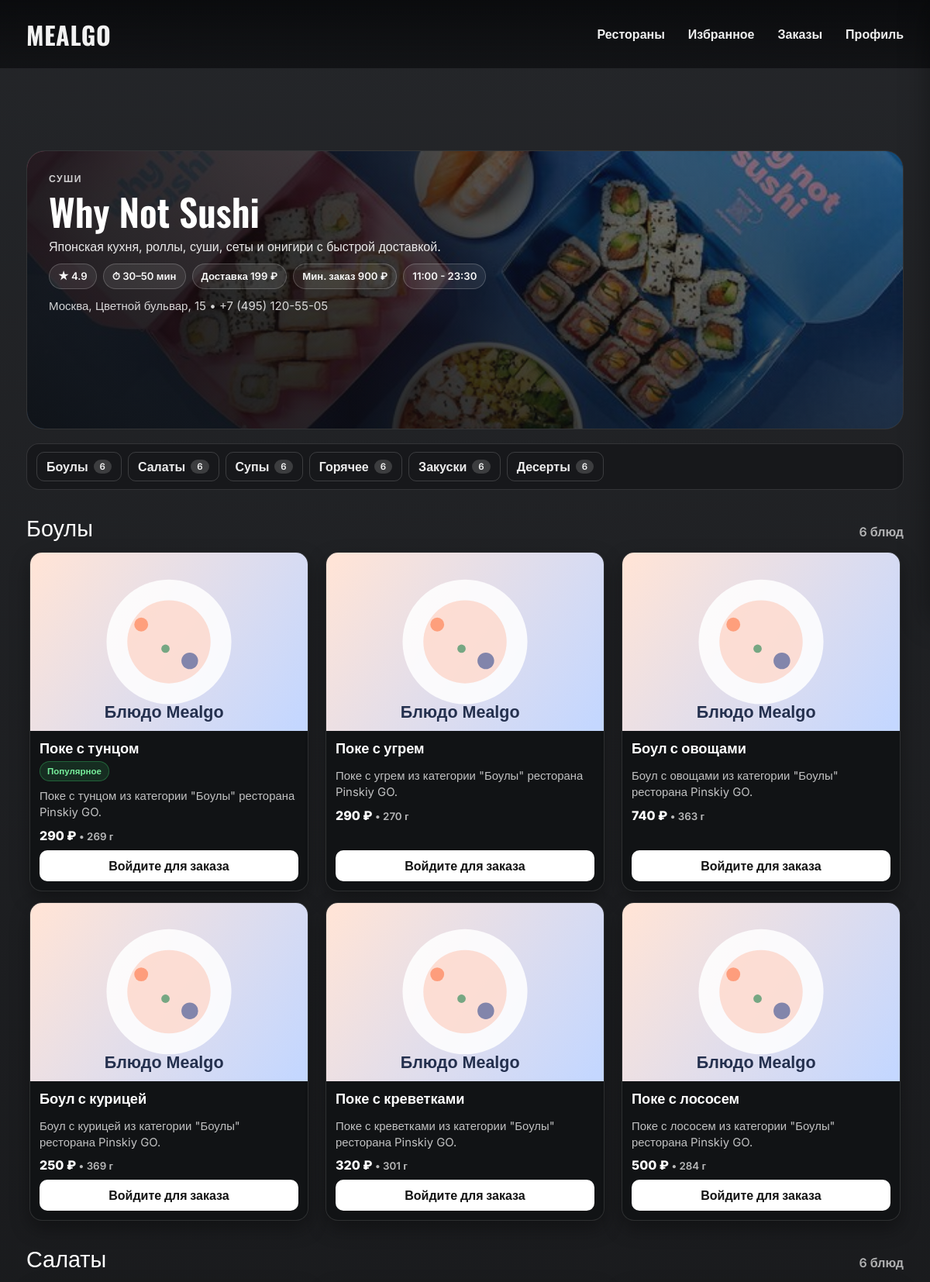
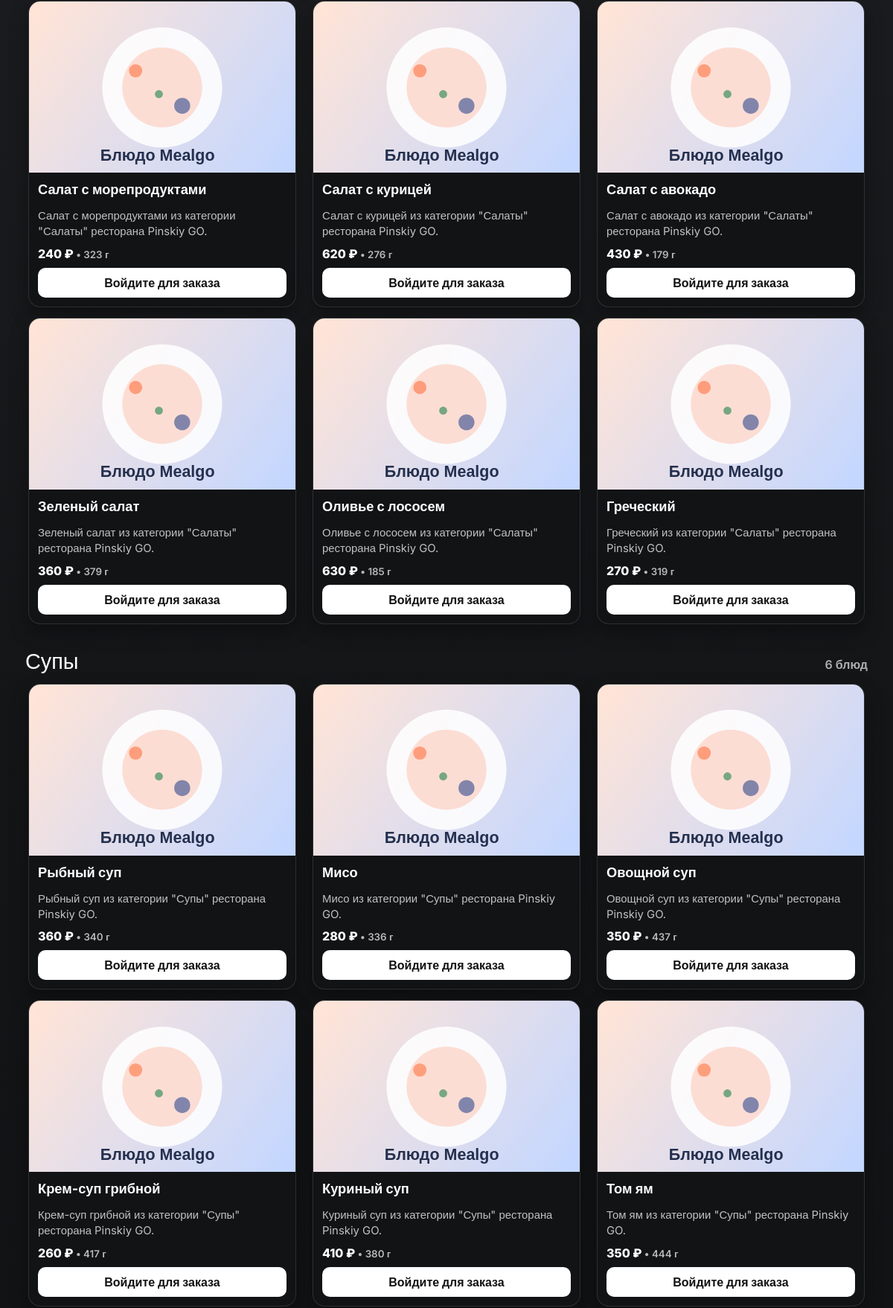
The app's page /public/restaurant.php?id=5 (upper part) with its own data (2 pictures, top to bottom).
### tables this page shows
CREATE TABLE `restaurants` (
  `id` bigint(20) UNSIGNED NOT NULL,
  `name` varchar(180) NOT NULL,
  `short_description` varchar(400) DEFAULT NULL,
  `logo_image` varchar(255) DEFAULT NULL,
  `banner_image` varchar(255) DEFAULT NULL,
  `address` varchar(255) DEFAULT NULL,
  `phone` varchar(30) DEFAULT NULL,
  `working_hours` varchar(120) DEFAULT NULL,
  `rating` decimal(3,2) NOT NULL DEFAULT 0.00,
  `delivery_fee` decimal(10,2) NOT NULL DEFAULT 0.00,
  `min_order_amount` decimal(10,2) NOT NULL DEFAULT 0.00,
  `delivery_time_min` smallint(5) UNSIGNED NOT NULL DEFAULT 30,
  `delivery_time_max` smallint(5) UNSIGNED NOT NULL DEFAULT 60,
  `is_active` tinyint(1) NOT NULL DEFAULT 1,
  `created_at` datetime NOT NULL,
  `updated_at` datetime NOT NULL
);

CREATE TABLE `menu_categories` (
  `id` bigint(20) UNSIGNED NOT NULL,
  `restaurant_id` bigint(20) UNSIGNED NOT NULL,
  `name` varchar(120) NOT NULL,
  `sort_order` int(11) NOT NULL DEFAULT 0,
  `is_active` tinyint(1) NOT NULL DEFAULT 1,
  `created_at` datetime NOT NULL,
  `updated_at` datetime NOT NULL
);

CREATE TABLE `menu_items` (
  `id` bigint(20) UNSIGNED NOT NULL,
  `restaurant_id` bigint(20) UNSIGNED NOT NULL,
  `category_id` bigint(20) UNSIGNED NOT NULL,
  `name` varchar(170) NOT NULL,
  `description` text DEFAULT NULL,
  `price` decimal(10,2) NOT NULL,
  `weight` varchar(60) DEFAULT NULL,
  `image` varchar(255) DEFAULT NULL,
  `is_available` tinyint(1) NOT NULL DEFAULT 1,
  `is_popular` tinyint(1) NOT NULL DEFAULT 0,
  `is_new` tinyint(1) NOT NULL DEFAULT 0,
  `created_at` datetime NOT NULL,
  `updated_at` datetime NOT NULL
);

### config/app.php (called while the page is built, shortened)
<?php
return [
    'app_name' => getenv('APP_NAME') ?: 'Mealgo',
    'app_url' => getenv('APP_URL') ?: '/diplomv2/public',
    'app_public_url' => getenv('APP_PUBLIC_URL') ?: 'http://localhost/diplomv2/public',
    'timezone' => getenv('APP_TIMEZONE') ?: 'Europe/Moscow',
    'session_name' => getenv('SESSION_NAME') ?: 'mealgo_session',
    'mail' => [
        'driver' => getenv('MAIL_DRIVER') ?: 'smtp',
        'from_email' => getenv('MAIL_FROM') ?: 'no-reply@mealgo.local',
        'from_name' => getenv('MAIL_FROM_NAME') ?: 'Mealgo',
        'smtp_host' => getenv('MAIL_HOST') ?: '127.0.0.1',
        'smtp_port' => (int) (getenv('MAIL_PORT') ?: 1025),
    ],
    'security' => [
        'login_attempts' => 5,
        'login_decay_seconds' => 600,
        'register_attempts' => 4,
        'register_decay_seconds' => 3600,
        'verification_attempts' => 6,
        'verification_decay_seconds' => 600,
        'password_reset_attempts' => 4,
        'password_reset_decay_seconds' => 1800,
    ],
    'maps' => [
        'provider' => getenv('MAP_PROVIDER') ?: 'dadata',
        'nominatim_url' => getenv('NOMINATIM_URL') ?: 'https://nominatim.openstreetmap.org/search',
        'dadata_suggest_url' => getenv('DADATA_SUGGEST_URL') ?: 'https://suggestions.dadata.ru/suggestions/api/4_1/rs/suggest/address',
        'dadata_api_key' => getenv('DADATA_API_KEY') ?: '76cb7a0cd7c96a33f60bd54eb12309d00ea32aac',
    ],
];

### includes/functions.php (called while the page is built, shortened)
<?php
function app_config(?string $key = null, mixed $default = null): mixed
{
    static $config = null;
    if ($config === null) {
        $config = require ROOT_PATH . '/config/app.php';
    }
    $segments = explode('.', $key);
    $value = $config;
    foreach ($segments as $segment) {
        $value = $value[$segment];
    }
    return $value;
}
function e(?string $value): string
{
    return htmlspecialchars((string) ($value ?? ''), ENT_QUOTES | ENT_SUBSTITUTE, 'UTF-8');
}
function base_url(string $path = ''): string
{
    $base = rtrim((string) app_config('app_url', ''), '/');
    $path = '/' . ltrim($path, '/');
    return $base . ($path === '/' ? '' : $path);
}

### includes/db.php (called while the page is built, shortened)
<?php
function db(): PDO
{
    static $pdo = null;
    if ($pdo instanceof PDO) {
        return $pdo;
    }
    $cfg = require ROOT_PATH . '/config/database.php';
    $dsn = sprintf(
        'mysql:host=%s;port=%d;dbname=%s;charset=%s',
        $cfg['host'],
        $cfg['port'],
        $cfg['name'],
        $cfg['charset']
    );
    $pdo = new PDO($dsn, $cfg['user'], $cfg['pass'], [
        PDO::ATTR_ERRMODE => PDO::ERRMODE_EXCEPTION,
        PDO::ATTR_DEFAULT_FETCH_MODE => PDO::FETCH_ASSOC,
        PDO::ATTR_EMULATE_PREPARES => false,
    ]);
    return $pdo;
}
function db_one(string $sql, array $params = []): ?array
{
    $stmt = db()->prepare($sql);
    $stmt->execute($params);
    $row = $stmt->fetch();
    return $row === false ? null : $row;
}
function db_all(string $sql, array $params = []): array
{
    $stmt = db()->prepare($sql);
    $stmt->execute($params);
    return $stmt->fetchAll();
}

### includes/repositories.php (called while the page is built, shortened)
<?php
function get_restaurant_by_id(int $id): ?array
{
    $restaurant = db_one(
        'SELECT r.*,
                GROUP_CONCAT(rc.name ORDER BY rc.name SEPARATOR ", ") AS category_names
         FROM restaurants r
         LEFT JOIN restaurant_category_links rcl ON rcl.restaurant_id = r.id
         LEFT JOIN restaurant_categories rc ON rc.id = rcl.category_id
         WHERE r.id = :id AND r.is_active = 1
         GROUP BY r.id',
        ['id' => $id]
    );
    $restaurant['menu_categories'] = db_all(
        'SELECT mc.id, mc.name, mc.sort_order
         FROM menu_categories mc
         WHERE mc.restaurant_id = :restaurant_id AND mc.is_active = 1
         ORDER BY mc.sort_order ASC, mc.id ASC',
        ['restaurant_id' => $id]
    );
    $restaurant['menu_items'] = db_all(
        'SELECT mi.*
         FROM menu_items mi
         JOIN menu_categories mc ON mc.id = mi.category_id
         WHERE mi.restaurant_id = :restaurant_id
           AND mi.is_available = 1
           AND mc.is_active = 1
         ORDER BY mc.sort_order ASC, mi.is_popular DESC, mi.id DESC',
        ['restaurant_id' => $id]
    );
    $restaurant['reviews'] = db_all(
        'SELECT rv.rating, rv.comment, rv.created_at, u.name AS user_name
         FROM reviews rv
         JOIN users u ON u.id = rv.user_id
         WHERE rv.restaurant_id = :restaurant_id AND rv.is_approved = 1
         ORDER BY rv.created_at DESC
         LIMIT 8',
        ['restaurant_id' => $id]
    );
    return $restaurant;
}

### includes/auth.php (called while the page is built, shortened)
<?php
function current_user(): ?array
{
    $userId = $_SESSION['user_id'] ?? null;
    if (!$userId) {
        $cached = null;
        return $cached;
    }
    $user = db_one(
        'SELECT id, name, email, phone, role, email_verified_at, is_active, created_at
         FROM users WHERE id = :id LIMIT 1',
        ['id' => $userId]
    );
    return $cached = $user;
}
function auth_check(): bool
{
    return current_user() !== null;
}

### public/restaurant.php (the view, shortened to what this page needs)
<?php
$restaurantId = (int) ($_GET['id'] ?? 0);
$restaurant = $restaurantId > 0 ? get_restaurant_by_id($restaurantId) : null;
$pageClass = 'page-restaurant-brutal';
$byCategory = [];
foreach ($restaurant['menu_items'] as $item) {
    $byCategory[(int) $item['category_id']][] = $item;
}
require ROOT_PATH . '/templates/header.php';
?>
<section class="container restaurant-page">
    <article class="restaurant-hero-dark">
        <img class="restaurant-hero-dark__banner" src="<?= e(base_url($restaurant['banner_image'] ?: '/uploads/restaurants/placeholder.svg')) ?>" alt="<?= e($restaurant['name']) ?>">
        <div class="restaurant-hero-dark__overlay"></div>
        <div class="restaurant-hero-dark__content">
            <p class="restaurant-hero-dark__kicker"><?= e((string) $restaurant['category_names']) ?></p>
            <h1><?= e($restaurant['name']) ?></h1>
            <p class="restaurant-hero-dark__description"><?= e((string) $restaurant['short_description']) ?></p>
            <div class="restaurant-hero-dark__meta">
                <span>★ <?= e(number_format((float) $restaurant['rating'], 1)) ?></span>
                <span>⏱ <?= (int) $restaurant['delivery_time_min'] ?>–<?= (int) $restaurant['delivery_time_max'] ?> мин</span>
                <span>Доставка <?= number_format((float) $restaurant['delivery_fee'], 0, '.', ' ') ?> ₽</span>
                <span>Мин. заказ <?= number_format((float) $restaurant['min_order_amount'], 0, '.', ' ') ?> ₽</span>
                <span><?= e((string) $restaurant['working_hours']) ?></span>
            </div>
            <p class="restaurant-hero-dark__contact"><?= e((string) $restaurant['address']) ?> • <?= e((string) $restaurant['phone']) ?></p>
        </div>
    </article>
    <nav class="restaurant-category-tabs" aria-label="Категории меню">
        <?php foreach ($restaurant['menu_categories'] as $category): ?>
            <?php $itemCount = count($byCategory[(int) $category['id']] ?? []); ?>
            <a href="#cat-<?= (int) $category['id'] ?>">
                <?= e((string) $category['name']) ?>
                <small><?= $itemCount ?></small>
            </a>
        <?php endforeach; ?>
    </nav>
    <?php foreach ($restaurant['menu_categories'] as $category): ?>
        <?php $items = $byCategory[(int) $category['id']] ?? []; ?>
        <section class="restaurant-menu-section" id="cat-<?= (int) $category['id'] ?>">
            <header class="restaurant-menu-section__head">
                <h2><?= e((string) $category['name']) ?></h2>
                <p><?= count($items) ?> блюд</p>
            </header>
            <?php if (!$items): ?>
                <div class="empty-state restaurants-empty">В этой категории пока нет блюд.</div>
            <?php else: ?>
                <div class="restaurant-menu-grid">
                    <?php foreach ($items as $item): ?>
                        <article class="restaurant-dish-card">
                            <img src="<?= e(base_url($item['image'] ?: '/uploads/menu/placeholder.svg')) ?>" alt="<?= e((string) $item['name']) ?>">
                            <div class="restaurant-dish-card__body">
                                <div class="restaurant-dish-card__top">
                                    <h3><?= e((string) $item['name']) ?></h3>
                                    <div class="restaurant-dish-card__badges">
                                        <?php if ((int) $item['is_popular'] === 1): ?><span>Популярное</span><?php endif; ?>
                                    </div>
                                </div>
                                <p class="restaurant-dish-card__description"><?= e((string) $item['description']) ?></p>
                                <p class="restaurant-dish-card__price"><?= number_format((float) $item['price'], 0, '.', ' ') ?> ₽ <small>• <?= e((string) $item['weight']) ?></small></p>
                                <?php if (!auth_check()): ?>
                                    <a class="restaurant-dish-card__login" href="<?= e(base_url('/login.php')) ?>">Войдите для заказа</a>
                                <?php endif; ?>
                            </div>
                        </article>
                    <?php endforeach; ?>
                </div>
            <?php endif; ?>
        </section>
    <?php endforeach; ?>
</section>
<?php require ROOT_PATH . '/templates/footer.php'; ?>

### templates/header.php (shortened to what this page needs)
<?php
$pageClass = $pageClass ?? '';
$pageClassList = preg_split('/\s+/', trim($pageClass)) ?: [];
$isHome = (bool) array_intersect(
    $pageClassList,
    ['page-home-brutal', 'page-restaurants-brutal', 'page-restaurant-brutal', 'page-auth-brutal', 'page-profile-brutal', 'page-cart-brutal', 'page-admin-brutal'],
);
$styleVersion = (string) @filemtime(ROOT_PATH . '/public/assets/css/style.css');
?>
<!doctype html>
<html lang="ru">
<head>
    <link rel="stylesheet" href="<?= e(base_url('/assets/css/style.css?v=' . $styleVersion)) ?>">
</head>
<body class="<?= e($pageClass) ?>">
<div class="site-shell">
    <header class="site-header">
        <div class="container header-grid<?= $isHome ? ' header-grid-home' : '' ?>">
            <a class="logo" href="<?= e(base_url('/index.php')) ?>">
                <span class="logo-text">MEALGO</span>
            </a>
            <?php if ($isHome): ?>
                <nav class="main-nav main-nav-home">
                    <a href="<?= e(base_url('/restaurants.php')) ?>">Рестораны</a>
                    <a href="<?= e(base_url('/favorites.php')) ?>">Избранное</a>
                    <a href="<?= e(base_url('/orders.php')) ?>">Заказы</a>
                    <a href="<?= e(base_url('/profile.php')) ?>">Профиль</a>
                </nav>
            <?php endif; ?>
        </div>
    </header>
    <main class="main-content">

### templates/footer.php (shortened to what this page needs)
    </main>
</div>
</body>
</html>

### records on screen
restaurants: banner_image (picture), name "Why Not Sushi", short_description "Японская кухня, роллы, суши, сеты и онигири с быстрой доставкой.", rating "4.9", delivery_time_min "30", delivery_time_max "50", delivery_fee "199", min_order_amount "900", working_hours "11:00 - 23:30", address "Москва, Цветной бульвар, 15", phone "+7 (495) 120-55-05"
menu_categories: name "Боулы", id "6"
menu_categories: name "Салаты", id "6"
menu_categories: name "Супы", id "6"
menu_categories: name "Горячее", id "6"
menu_categories: name "Закуски", id "6"
menu_categories: name "Десерты", id "6"
menu_items: image (picture), name "Поке с тунцом", is_popular "Популярное", description "Поке с тунцом из категории \"Боулы\" ресторана Pinskiy GO.", price "290", weight "269 г"
menu_items: image (picture), name "Поке с угрем", description "Поке с угрем из категории \"Боулы\" ресторана Pinskiy GO.", price "290", weight "270 г"
menu_items: image (picture), name "Боул с овощами", description "Боул с овощами из категории \"Боулы\" ресторана Pinskiy GO.", price "740", weight "363 г"
menu_items: image (picture), name "Боул с курицей", description "Боул с курицей из категории \"Боулы\" ресторана Pinskiy GO.", price "250", weight "369 г"
menu_items: image (picture), name "Поке с креветками", description "Поке с креветками из категории \"Боулы\" ресторана Pinskiy GO.", price "320", weight "301 г"
menu_items: image (picture), name "Поке с лососем", description "Поке с лососем из категории \"Боулы\" ресторана Pinskiy GO.", price "500", weight "284 г"
menu_items: image (picture), name "Салат с морепродуктами", description "Салат с морепродуктами из категории \"Салаты\" ресторана Pinskiy GO.", price "240", weight "323 г"
menu_items: image (picture), name "Салат с курицей", description "Салат с курицей из категории \"Салаты\" ресторана Pinskiy GO.", price "620", weight "276 г"
menu_items: image (picture), name "Салат с авокадо", description "Салат с авокадо из категории \"Салаты\" ресторана Pinskiy GO.", price "430", weight "179 г"
menu_items: image (picture), name "Зеленый салат", description "Зеленый салат из категории \"Салаты\" ресторана Pinskiy GO.", price "360", weight "379 г"
menu_items: image (picture), name "Оливье с лососем", description "Оливье с лососем из категории \"Салаты\" ресторана Pinskiy GO.", price "630", weight "185 г"
menu_items: image (picture), name "Греческий", description "Греческий из категории \"Салаты\" ресторана Pinskiy GO.", price "270", weight "319 г"
menu_items: image (picture), name "Рыбный суп", description "Рыбный суп из категории \"Супы\" ресторана Pinskiy GO.", price "360", weight "340 г"
menu_items: image (picture), name "Мисо", description "Мисо из категории \"Супы\" ресторана Pinskiy GO.", price "280", weight "336 г"
menu_items: image (picture), name "Овощной суп", description "Овощной суп из категории \"Супы\" ресторана Pinskiy GO.", price "350", weight "437 г"
menu_items: image (picture), name "Крем-суп грибной", description "Крем-суп грибной из категории \"Супы\" ресторана Pinskiy GO.", price "260", weight "417 г"
menu_items: image (picture), name "Куриный суп", description "Куриный суп из категории \"Супы\" ресторана Pinskiy GO.", price "410", weight "380 г"
menu_items: image (picture), name "Том ям", description "Том ям из категории \"Супы\" ресторана Pinskiy GO.", price "350", weight "444 г"

### other values on screen
$restaurant['category_names'] "СУШИ"
